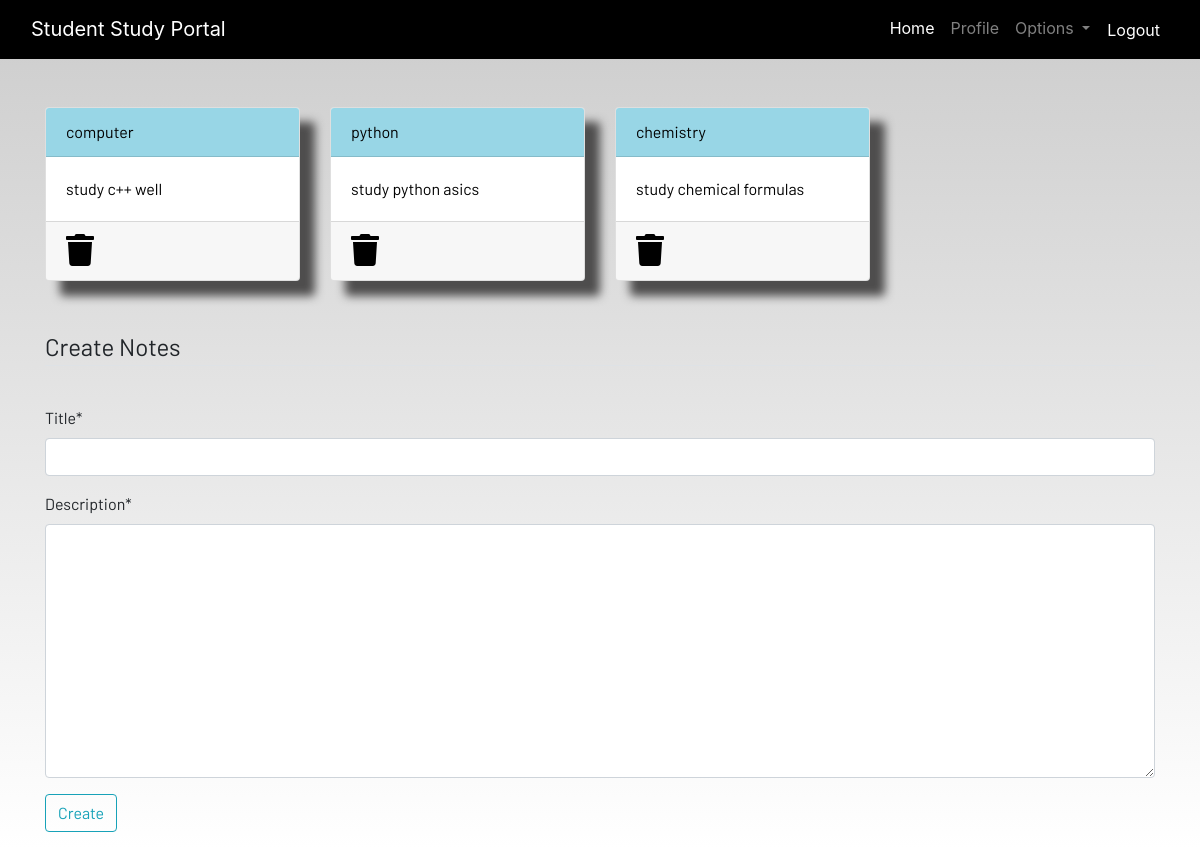
Page /notes (signed in) on the committed database.
### dashboard/models.py (models this page shows, shortened)
class Notes(models.Model):
    user = models.ForeignKey(User, on_delete=models.CASCADE)
    title = models.CharField(max_length=200)
    description = models.TextField()
    class Meta:
        verbose_name = "notes"
        verbose_name_plural = "notes"

### dashboard/views.py (the view)
# urls.py: path('notes',views.notes, name="notes"),
@login_required
def notes(request):
    if request.method == "POST":
        form = NotesForm(request.POST)
        if form.is_valid():
            notes = Notes(user=request.user,title=request.POST['title'],description=request.POST['description'])
            notes.save()
        messages.success(request,f"NOtes Added from {request.user.username} Successfully!")
    else:
        form = NotesForm()
    notes = Notes.objects.filter(user=request.user)
    context = {'notes':notes,'form':form}
    return render (request, 'dashboard/notes.html',context)

### dashboard/forms.py
class NotesForm(forms.ModelForm):
    class Meta:
        model = Notes
        fields = ['title', 'description']

### dashboard/templates/dashboard/notes.html (shortened to what this page needs)
{% extends 'dashboard/base.html' %}
{% load static %}
{% load crispy_forms_tags %}
{% block content %}
<div class="container">
    <div class="row">
        {% for note in notes %}
        <div class="col-md-3">
            <a href="{% url 'notes-detail' note.id %}">
                <div class="card">
                    <div class="card-header">{{note.title}}</div>
                    <div class="card-body">{{note.description|slice:"0:100"}}</div>
                    <div class="card-footer mt-auto "><a href="{% url 'delete-note' note.id %}">
                        <i class="fa fa-trash fa-2x"></i></a>
                    </div>
                </div>
            </a>
        </div>
        {% endfor %}
        <br><br>
    </div>
</div>
<br><br>
<div class="container">
    <form method="POST">
        <fieldset class="form-group">
            <legend class="border-bottom mb-4">Create Notes</legend>
        </fieldset>
        {{form|crispy}}
        <div class="form-group">
            <button href="" class="btn btn-outline-info" type="submit">
                Create
            </button>
        </div>
    </form>
</div>
{% endblock content %}

### static/css/main.css (style rules this page uses)
html { scroll-behavior: smooth; height: 100%; width: 100%; }
.card { box-shadow: 15px 15px 10px rgb(78, 77, 77); }
a { text-decoration: none !important; color: black; }
.card-header { color: black !important; background: rgb(152, 214, 230) !important; transition: 0.3s ease-in; }
html, body { max-width: 100%; overflow-x: hidden; height: 100%; width: 100%; }
body { background: linear-gradient(rgba(0, 0, 0, 0.2), rgba(255, 255, 255, 0.5)); overflow-x: hidden; background-repeat: no-repeat; }
.card-header { background-color: rgb(133, 204, 231); }
.col-md-3 .card { width: 100%; height: 100%; }
.fa { color: black; }

### rows in the picture
Notes: title "computer", description "study c++ well"
Notes: title "python", description "study python asics"
Notes: title "chemistry", description "study chemical formulas"
